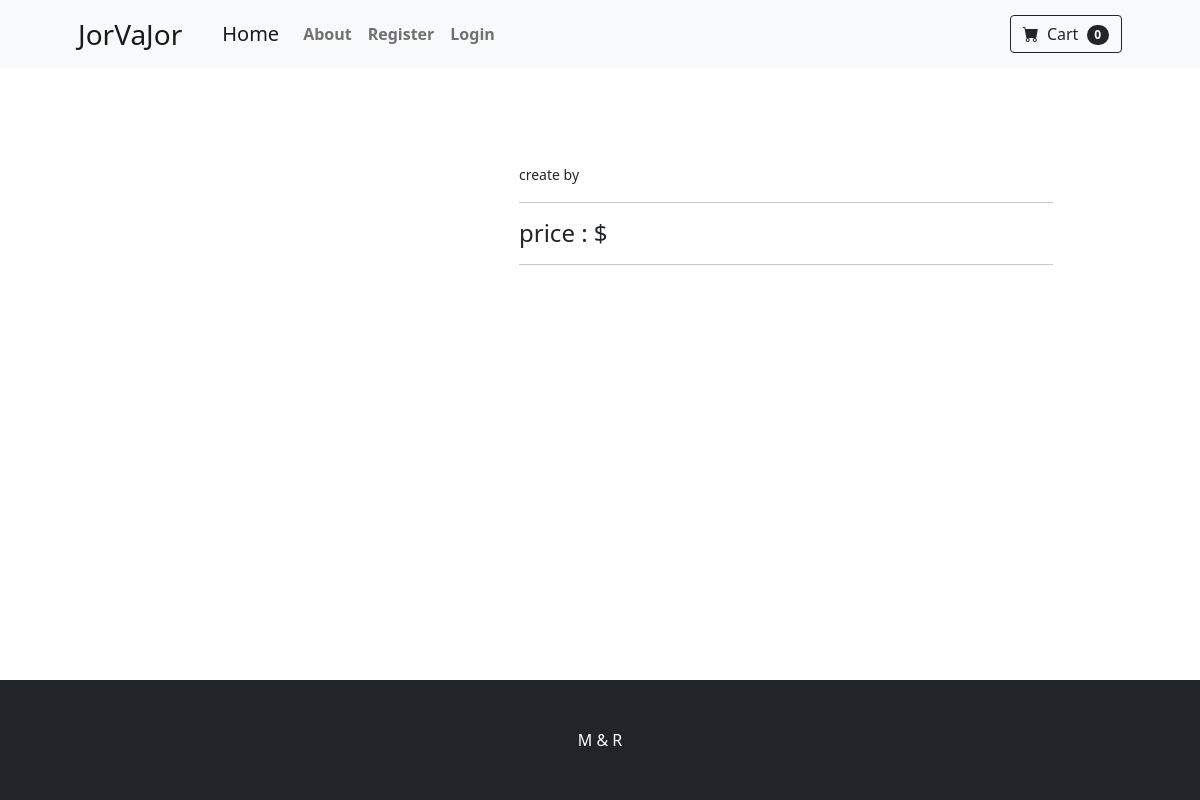
Page /post/detail/3/ on the earlier database version.
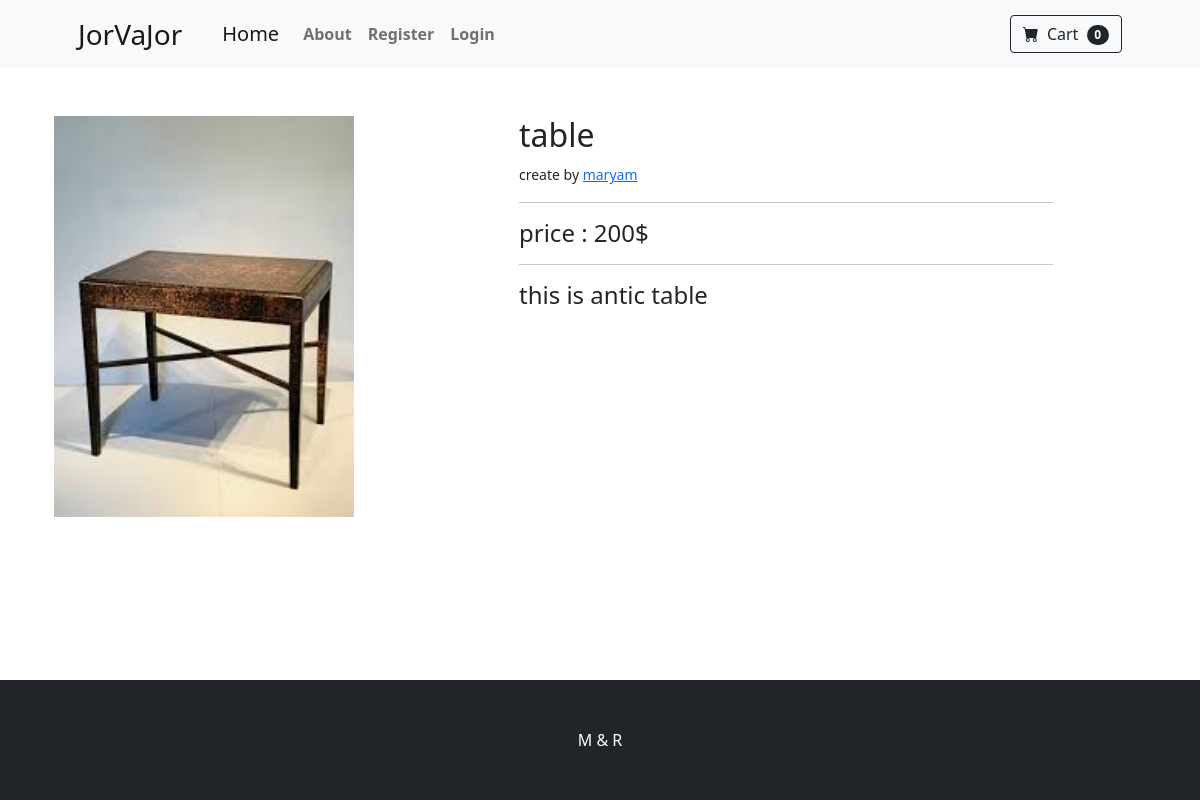
Same page on the later database version.
### home/models.py (models this page shows, shortened)
class Product(models.Model):
    user = models.ForeignKey(User, related_name='products', on_delete=models.CASCADE)
    category = models.ManyToManyField(Category, related_name='products')
    name = models.CharField(max_length=200)
    slug = models.SlugField(max_length=200, unique=True)
    image = models.ImageField(blank=True, null=True, upload_to='image/')
    description = RichTextField()
    price = models.IntegerField()
    available = models.BooleanField(default=True)
    created_time = models.DateTimeField(auto_now_add=True)
    updated_time = models.DateTimeField(auto_now=True)
    class Meta:
        ordering = ('name',)

### accounts/models.py (models this page shows, shortened)
class User(AbstractBaseUser, PermissionsMixin):
    email = models.EmailField(max_length=255, unique=True)
    phone_number = models.CharField(max_length=11, unique=True)
    full_name = models.CharField(max_length=100)
    is_active = models.BooleanField(default=True)
    is_admin = models.BooleanField(default=False)
    USERNAME_FIELD = 'phone_number'
    REQUIRED_FIELDS = ['email', 'full_name']
    objects = UserManager()

### home/views.py (the view)
# urls.py: path('post/detail/<int:pk>/', PostDetailView.as_view(), name='post_detail')
class PostDetailView(View):
    def get(self, request, pk):
        product = Product.objects.filter(pk=pk).first()
        return render(request, 'home/detail.html', {'product': product})

### home/templates/home/detail.html (shortened to what this page needs)
{% extends 'index.html' %}
{% load static %}
{% block content %}
<link href="https://maxcdn.bootstrapcdn.com/font-awesome/4.3.0/css/font-awesome.min.css" rel="stylesheet" />
<div class="container">
    <div class="product-content product-wrap clearfix product-deatil">
        <div class="row">
            <div class="col-md-5 col-sm-12 col-xs-12">
                <div class="product-image">
                    <div id="myCarousel-2" class="carousel slide">
                        <div class="carousel-inner">
                            <div class="item active">
                                <img src="{{ product.image.url }}" class="img-responsive" alt=""  width="300"/>
                            </div>
                        </div>
                    </div>
                </div>
            </div>
            <div class="col-md-6 col-md-offset-1 col-sm-12 col-xs-12">
                <h2 class="name">
                    {{ product.name }}
                    <br>
                  </h2>
                    <small>create by <a href="javascript:void(0);">{{ product.user.full_name }}</a></small></p>
                <hr />
                <h4 class="price-container">
                   price : {{ product.price }}$
                </h4>
                <hr />
                <h4>
                    {{ product.description }}
                </h4>
                </div>
</div>
    </div>
</div>
{% endblock %}

Differences in the rows shown:
added Product: image (picture), name "table", user.full_name "maryam", price "200", description "this is antic table"
